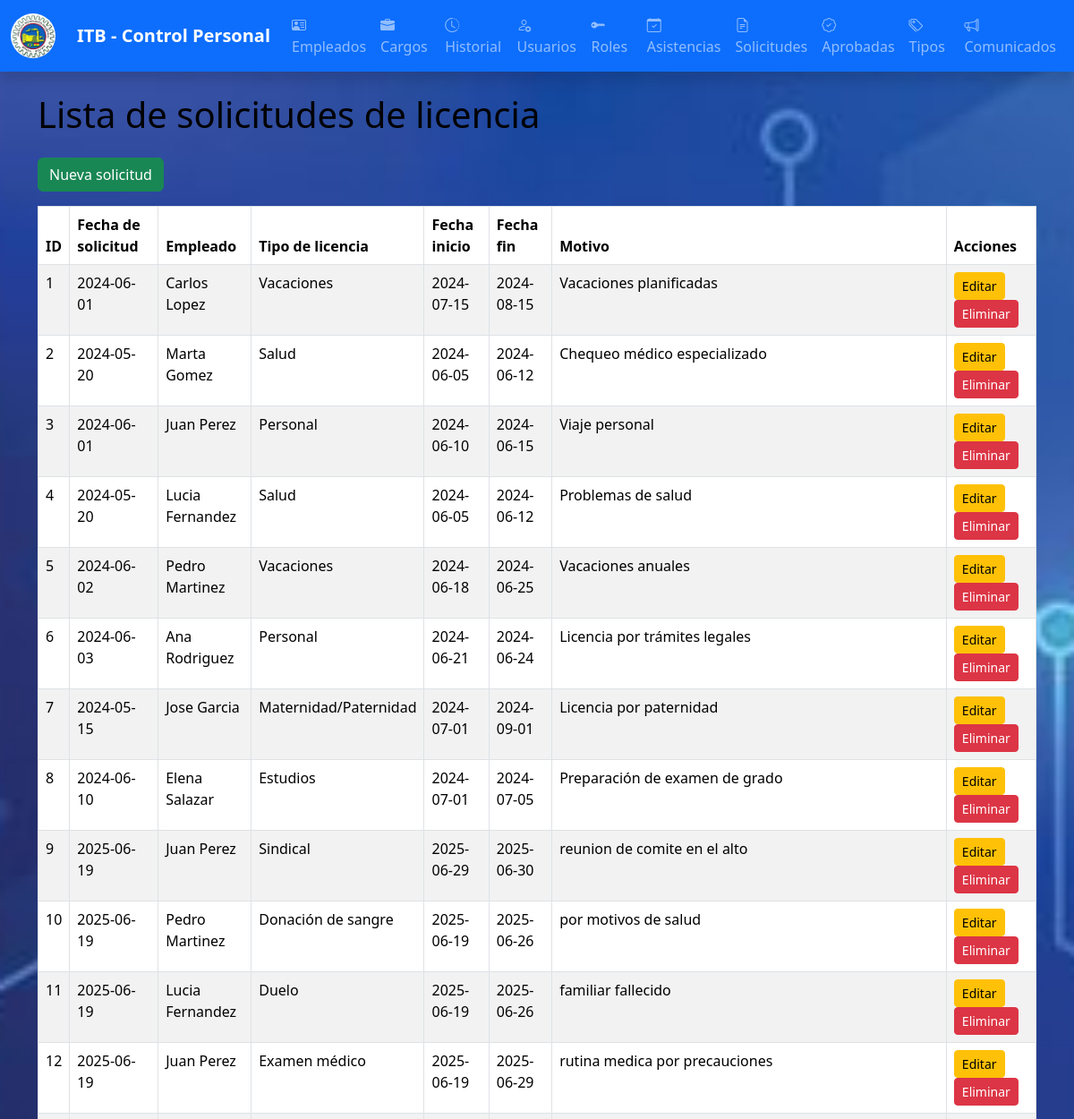
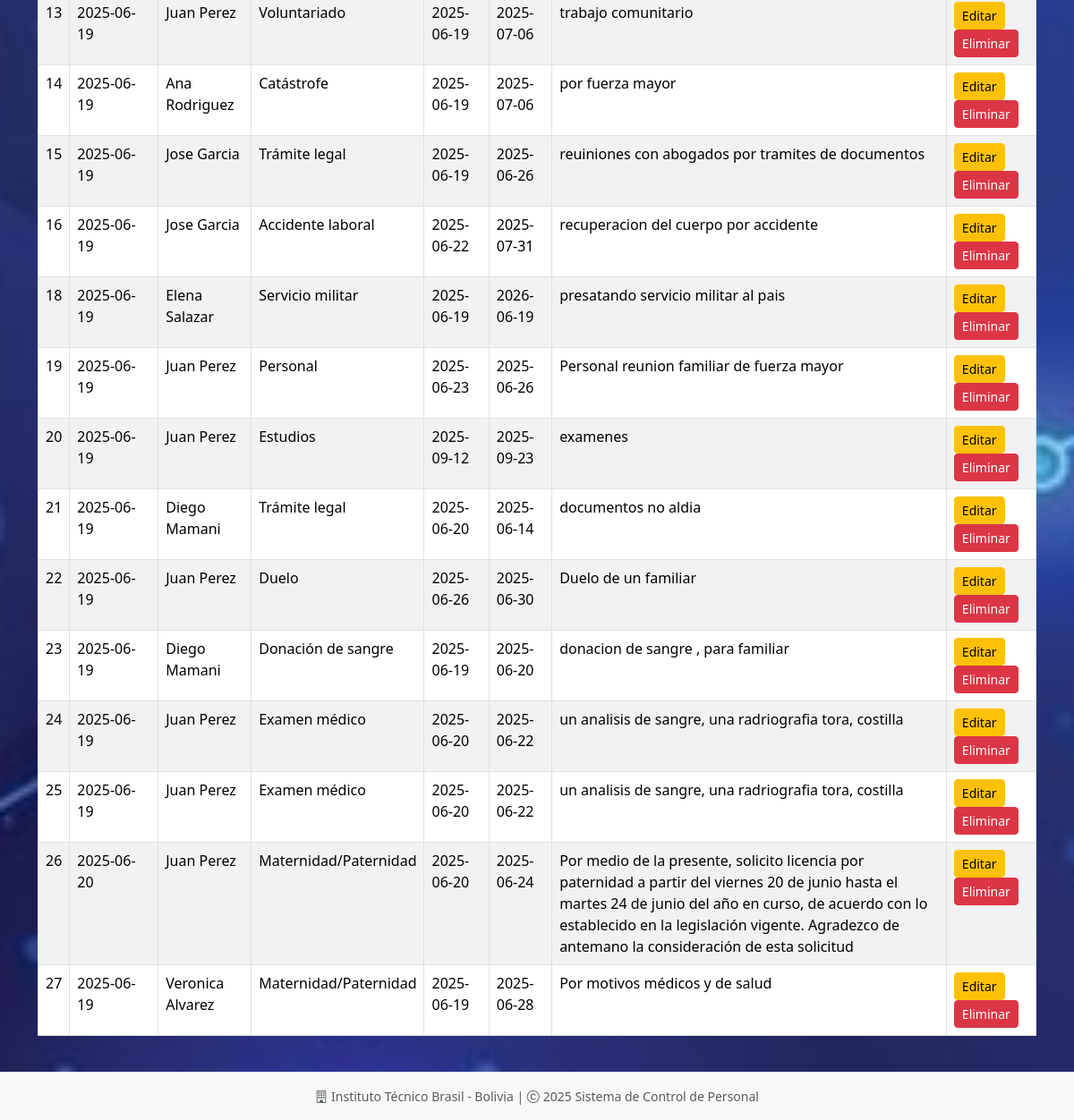
The page /solicitudes_licencia/ on the database its author committed (2 pictures, top to bottom).
### models/solicitud_licencia_model.py (models this page shows, shortened)
class SolicitudLicencia(db.Model):
    __tablename__ = "solicitudes_licencia"
    id = db.Column(db.Integer, primary_key=True)
    fecha_solicitud = db.Column(db.Date, default=date.today, nullable=False)
    fecha_inicio = db.Column(db.Date, nullable=False)
    fecha_fin = db.Column(db.Date, nullable=False)
    motivo = db.Column(db.Text, nullable=False)
    empleado_id = db.Column(db.Integer, db.ForeignKey('empleados.id'), nullable=False)
    tipo_licencia_id = db.Column(db.Integer, db.ForeignKey('tipos_licencia.id'), nullable=False)
    empleado = db.relationship('Empleado', back_populates='solicitudes_licencia')
    tipo_licencia = db.relationship('TipoLicencia', back_populates='solicitudes')
    licencia_aprobada = db.relationship('LicenciaAprobada', back_populates='solicitud_licencia', uselist=False)
    @staticmethod
    def get_all():
        return SolicitudLicencia.query.all()

### models/empleado_model.py (models this page shows, shortened)
class Empleado(db.Model):
    __tablename__ = "empleados"
    id = db.Column(db.Integer, primary_key=True)
    nombre = db.Column(db.String(255), nullable=False)
    apellido = db.Column(db.String(255), nullable=False)
    ci = db.Column(db.String(20), nullable=False, unique=True)
    email = db.Column(db.String(255), nullable=False, unique=True)
    telefono = db.Column(db.String(20), nullable=False)
    fecha = db.Column(db.DateTime, nullable=False, default=datetime.utcnow)
    cargo_id = db.Column(db.Integer, db.ForeignKey('cargos.id'), nullable=False)
    cargo = db.relationship('Cargo', back_populates='empleados')
    usuarios = db.relationship('Usuario', back_populates='empleado', uselist=False)
    asistencias = db.relationship('Asistencia', back_populates='empleado', cascade='all, delete-orphan')
    historial_laboral = db.relationship('Historial', back_populates='empleado', cascade='all, delete-orphan')
    licencias_aprobadas = db.relationship('LicenciaAprobada', back_populates='empleado', cascade='all, delete-orphan')
    solicitudes_licencia = db.relationship('SolicitudLicencia', back_populates='empleado', cascade='all, delete-orphan')
    def delete(self):
        db.session.delete(self)
        db.session.commit()

### models/tipo_licencia_model.py (models this page shows, shortened)
class TipoLicencia(db.Model):
    __tablename__ = 'tipos_licencia'
    id = db.Column(db.Integer, primary_key=True)
    nombre = db.Column(db.String(100), nullable=False)
    descripcion = db.Column(db.String(200))
    solicitudes = db.relationship('SolicitudLicencia', back_populates='tipo_licencia', cascade='all, delete-orphan')
    def delete(self):
        db.session.delete(self)
        db.session.commit()

### controllers/solicitud_licencia_controller.py (the view)
@solicitud_licencia_bp.route('/')
def index():
    solicitudes = SolicitudLicencia.get_all()
    return solicitud_licencia_view.list(solicitudes)

### run.py (called while the page is built)
@app.context_processor
def inject_active_path():
    def is_active(path):
        return 'active' if request.path == path else ''
    return(dict(is_active = is_active))

### views/solicitud_licencia_view.py (called while the page is built)
def list(solicitudes):
    return render_template('admin/solicitud_licencias/index.html', solicitudes=solicitudes)

### templates/admin/solicitud_licencias/index.html (shortened to what this page needs)
{% extends 'admin/base.html' %}
{% block content %}
<h1 class="mb-4">Lista de solicitudes de licencia</h1>
<a href="{{ url_for('solicitud_licencia.create') }}" class="btn btn-success mb-3">Nueva solicitud</a>
<table class="table table-striped table-bordered table-hover">
    <thead class="thead-dark">
        <tr>
            <th>ID</th>
            <th>Fecha de solicitud</th>
            <th>Empleado</th>
            <th>Tipo de licencia</th>
            <th>Fecha inicio</th>
            <th>Fecha fin</th>
            <th>Motivo</th>
            <th>Acciones</th>
        </tr>
    </thead>
    <tbody>
        {% for solicitud in solicitudes %}
        <tr>
            <td>{{ solicitud.id }}</td>
            <td>{{ solicitud.fecha_solicitud.strftime('%Y-%m-%d') if solicitud.fecha_solicitud else '' }}</td>
            <td>{{ solicitud.empleado.nombre}} {{ solicitud.empleado.apellido}}</td>
            <td>{{ solicitud.tipo_licencia.nombre }}</td>
            <td>{{ solicitud.fecha_inicio.strftime('%Y-%m-%d') if solicitud.fecha_inicio else '' }}</td>
            <td>{{ solicitud.fecha_fin.strftime('%Y-%m-%d') if solicitud.fecha_fin else '' }}</td>
            <td>{{ solicitud.motivo }}</td>
            <td>
                <a href="{{ url_for('solicitud_licencia.edit', id=solicitud.id) }}" class="btn btn-warning btn-sm">Editar</a>
                <a href="{{ url_for('solicitud_licencia.delete', id=solicitud.id) }}" class="btn btn-danger btn-sm ml-2" onclick="return confirm('¿Estás seguro de eliminar esta solicitud?');">Eliminar</a>
            </td>
        </tr>
        {% endfor %}
    </tbody>
</table>
{% endblock %}

### static/style/style_admin.css (style rules this page uses)
:root { --primary-color: #0d6efd; --secondary-color: #6c757d; --success-color: #198754; --info-color: #0dcaf0; --warning-color: #ffc107; --danger-color: #dc3545; --light-color: #f8f9fa; --dark-color: #212529; }
body { font-family: 'Segoe UI', Tahoma, Geneva, Verdana, sans-serif; background-image: url('../images/background.jpg'); background-size: cover; background-repeat: no-repeat; background-attachment: fixed; background-position: center; color: #000000; }

### rows shown on the page
SolicitudLicencia: id "1", fecha_solicitud "2024-06-01", empleado.nombre "Carlos", empleado.apellido "Lopez", tipo_licencia.nombre "Vacaciones", fecha_inicio "2024-07-15", fecha_fin "2024-08-15", motivo "Vacaciones planificadas"
SolicitudLicencia: id "2", fecha_solicitud "2024-05-20", empleado.nombre "Marta", empleado.apellido "Gomez", tipo_licencia.nombre "Salud", fecha_inicio "2024-06-05", fecha_fin "2024-06-12", motivo "Chequeo médico especializado"
SolicitudLicencia: id "3", fecha_solicitud "2024-06-01", empleado.nombre "Juan", empleado.apellido "Perez", tipo_licencia.nombre "Personal", fecha_inicio "2024-06-10", fecha_fin "2024-06-15", motivo "Viaje personal"
SolicitudLicencia: id "4", fecha_solicitud "2024-05-20", empleado.nombre "Lucia", empleado.apellido "Fernandez", tipo_licencia.nombre "Salud", fecha_inicio "2024-06-05", fecha_fin "2024-06-12", motivo "Problemas de salud"
SolicitudLicencia: id "5", fecha_solicitud "2024-06-02", empleado.nombre "Pedro", empleado.apellido "Martinez", tipo_licencia.nombre "Vacaciones", fecha_inicio "2024-06-18", fecha_fin "2024-06-25", motivo "Vacaciones anuales"
SolicitudLicencia: id "6", fecha_solicitud "2024-06-03", empleado.nombre "Ana", empleado.apellido "Rodriguez", tipo_licencia.nombre "Personal", fecha_inicio "2024-06-21", fecha_fin "2024-06-24", motivo "Licencia por trámites legales"
SolicitudLicencia: id "7", fecha_solicitud "2024-05-15", empleado.nombre "Jose", empleado.apellido "Garcia", tipo_licencia.nombre "Maternidad/Paternidad", fecha_inicio "2024-07-01", fecha_fin "2024-09-01", motivo "Licencia por paternidad"
SolicitudLicencia: id "8", fecha_solicitud "2024-06-10", empleado.nombre "Elena", empleado.apellido "Salazar", tipo_licencia.nombre "Estudios", fecha_inicio "2024-07-01", fecha_fin "2024-07-05", motivo "Preparación de examen de grado"
SolicitudLicencia: id "9", fecha_solicitud "2025-06-19", empleado.nombre "Juan", empleado.apellido "Perez", tipo_licencia.nombre "Sindical", fecha_inicio "2025-06-29", fecha_fin "2025-06-30", motivo "reunion de comite en el alto"
SolicitudLicencia: id "10", fecha_solicitud "2025-06-19", empleado.nombre "Pedro", empleado.apellido "Martinez", tipo_licencia.nombre "Donación de sangre", fecha_inicio "2025-06-19", fecha_fin "2025-06-26", motivo "por motivos de salud"
SolicitudLicencia: id "11", fecha_solicitud "2025-06-19", empleado.nombre "Lucia", empleado.apellido "Fernandez", tipo_licencia.nombre "Duelo", fecha_inicio "2025-06-19", fecha_fin "2025-06-26", motivo "familiar fallecido"
SolicitudLicencia: id "12", fecha_solicitud "2025-06-19", empleado.nombre "Juan", empleado.apellido "Perez", tipo_licencia.nombre "Examen médico", fecha_inicio "2025-06-19", fecha_fin "2025-06-29", motivo "rutina medica por precauciones"
SolicitudLicencia: id "13", fecha_solicitud "2025-06-19", empleado.nombre "Juan", empleado.apellido "Perez", tipo_licencia.nombre "Voluntariado", fecha_inicio "2025-06-19", fecha_fin "2025-07-06", motivo "trabajo comunitario"
SolicitudLicencia: id "14", fecha_solicitud "2025-06-19", empleado.nombre "Ana", empleado.apellido "Rodriguez", tipo_licencia.nombre "Catástrofe", fecha_inicio "2025-06-19", fecha_fin "2025-07-06", motivo "por fuerza mayor"
SolicitudLicencia: id "15", fecha_solicitud "2025-06-19", empleado.nombre "Jose", empleado.apellido "Garcia", tipo_licencia.nombre "Trámite legal", fecha_inicio "2025-06-19", fecha_fin "2025-06-26", motivo "reuiniones con abogados por tramites de documentos"
SolicitudLicencia: id "16", fecha_solicitud "2025-06-19", empleado.nombre "Jose", empleado.apellido "Garcia", tipo_licencia.nombre "Accidente laboral", fecha_inicio "2025-06-22", fecha_fin "2025-07-31", motivo "recuperacion del cuerpo por accidente"
SolicitudLicencia: id "18", fecha_solicitud "2025-06-19", empleado.nombre "Elena", empleado.apellido "Salazar", tipo_licencia.nombre "Servicio militar", fecha_inicio "2025-06-19", fecha_fin "2026-06-19", motivo "presatando servicio militar al pais"
SolicitudLicencia: id "19", fecha_solicitud "2025-06-19", empleado.nombre "Juan", empleado.apellido "Perez", tipo_licencia.nombre "Personal", fecha_inicio "2025-06-23", fecha_fin "2025-06-26", motivo "Personal reunion familiar de fuerza mayor"
SolicitudLicencia: id "20", fecha_solicitud "2025-06-19", empleado.nombre "Juan", empleado.apellido "Perez", tipo_licencia.nombre "Estudios", fecha_inicio "2025-09-12", fecha_fin "2025-09-23", motivo "examenes"
SolicitudLicencia: id "21", fecha_solicitud "2025-06-19", empleado.nombre "Diego", empleado.apellido "Mamani", tipo_licencia.nombre "Trámite legal", fecha_inicio "2025-06-20", fecha_fin "2025-06-14", motivo "documentos no aldia"
SolicitudLicencia: id "22", fecha_solicitud "2025-06-19", empleado.nombre "Juan", empleado.apellido "Perez", tipo_licencia.nombre "Duelo", fecha_inicio "2025-06-26", fecha_fin "2025-06-30", motivo "Duelo de un familiar"
SolicitudLicencia: id "23", fecha_solicitud "2025-06-19", empleado.nombre "Diego", empleado.apellido "Mamani", tipo_licencia.nombre "Donación de sangre", fecha_inicio "2025-06-19", fecha_fin "2025-06-20", motivo "donacion de sangre , para familiar"
SolicitudLicencia: id "24", fecha_solicitud "2025-06-19", empleado.nombre "Juan", empleado.apellido "Perez", tipo_licencia.nombre "Examen médico", fecha_inicio "2025-06-20", fecha_fin "2025-06-22", motivo "un analisis de sangre, una radriografia tora, costilla"
SolicitudLicencia: id "25", fecha_solicitud "2025-06-19", empleado.nombre "Juan", empleado.apellido "Perez", tipo_licencia.nombre "Examen médico", fecha_inicio "2025-06-20", fecha_fin "2025-06-22", motivo "un analisis de sangre, una radriografia tora, costilla"
SolicitudLicencia: id "26", fecha_solicitud "2025-06-20", empleado.nombre "Juan", empleado.apellido "Perez", tipo_licencia.nombre "Maternidad/Paternidad", fecha_inicio "2025-06-20", fecha_fin "2025-06-24", motivo "Por medio de la presente, solicito licencia por paternidad a partir del viernes 20 de junio hasta el martes 24 de junio del año en curso, de acuerdo con lo establecido en la legislación vigente. Agradezco de antemano la consideración de esta solicitud"
SolicitudLicencia: id "27", fecha_solicitud "2025-06-19", empleado.nombre "Veronica", empleado.apellido "Alvarez", tipo_licencia.nombre "Maternidad/Paternidad", fecha_inicio "2025-06-19", fecha_fin "2025-06-28", motivo "Por motivos médicos y de salud"
